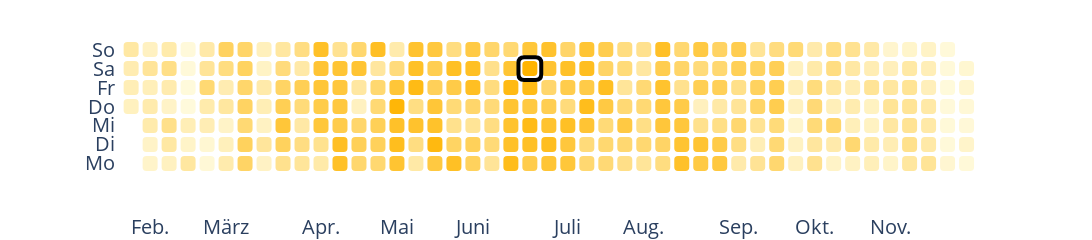

Notebook code for this chart:
### Code cell
from ui_calendar import plot_calendar_heatmap
import pandas as pd


ertrag = pd.read_parquet("app/data/ertrag.parquet")
#column date to 2010-03-23 to datetime
ertrag["date"] = pd.to_datetime(ertrag["date"]).dt.date
ertrag = ertrag.loc[ertrag.standort=="muensingen"]
#select only last year
ertrag = ertrag.loc[ertrag["date"] >= pd.to_datetime("2025-01-01").date()]
ertrag = ertrag.groupby("date").sum().reset_index()
#custom, colorscale with warm yellow tones
Yellows = [[0.0, 'rgb(255, 250, 220)'],[1.0, 'rgb(255, 180, 0)']]
fig_heatmap = plot_calendar_heatmap(ertrag, date_col='date', value_col='value', colorscale=Yellows, title='Calendar Heatmap (Heatmap)', locale_name='de_DE', scale=30,grid_width=4,
            highlight_date=pd.to_datetime("2025-06-21").date())
# add a small rounded box in black to the plot


fig_heatmap.show(config={
    "displayModeBar": False,
    "displaylogo": False,
    "doubleClick": False,
    # "scrollZoom": False,
    "staticPlot": False,
    #"modeBarButtonsToAdd": ["select2d", "lasso2d","pan2d"],
    #"modeBarButtonsToRemove": ["zoom2d",  "autoScale2d", "resetScale2d"]
})
